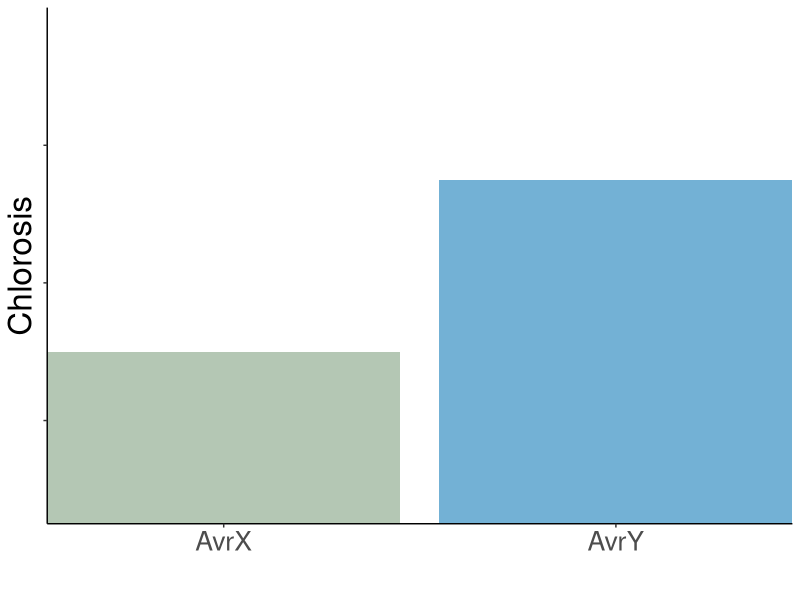
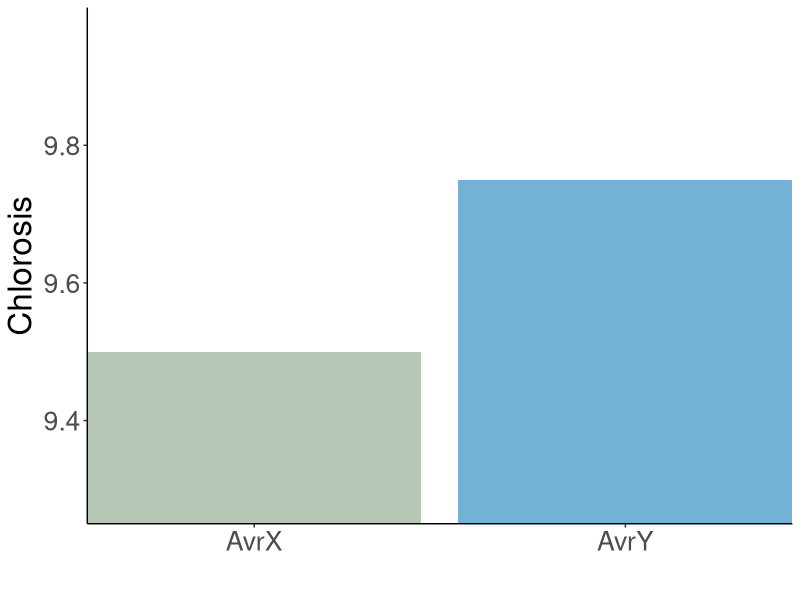
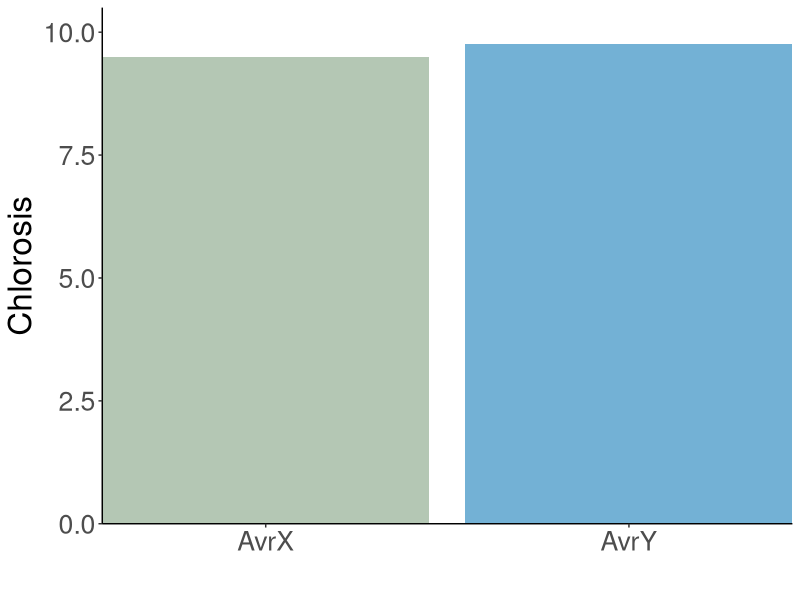
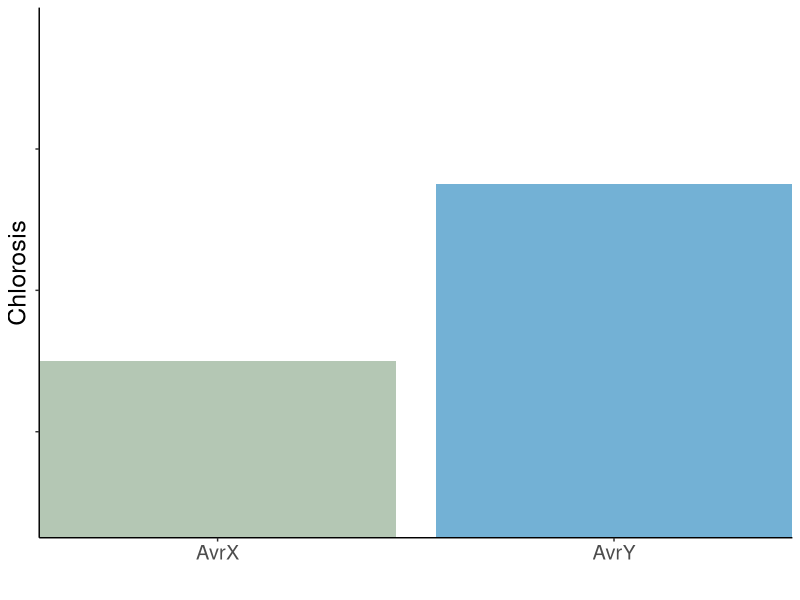
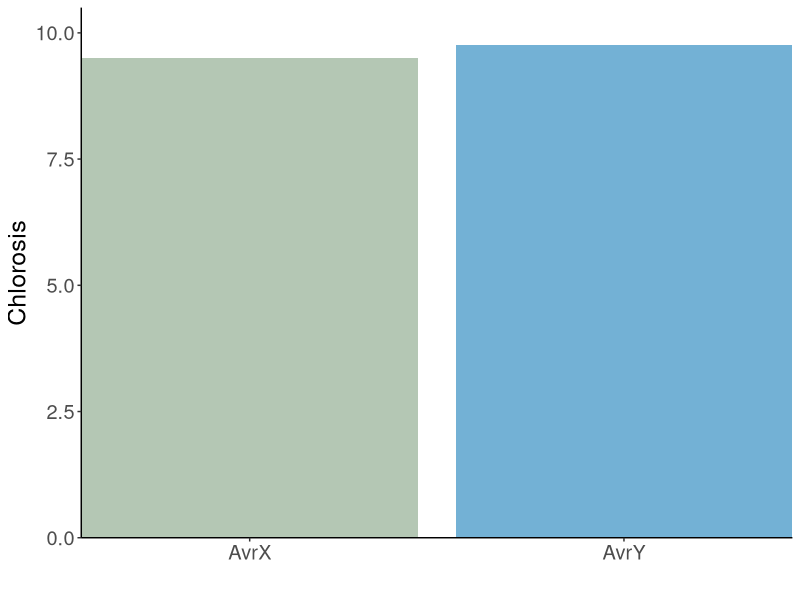
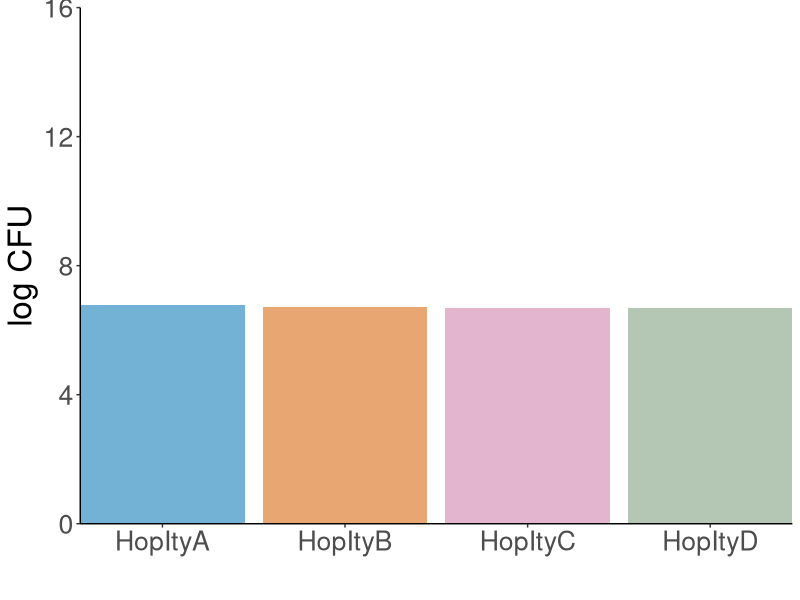
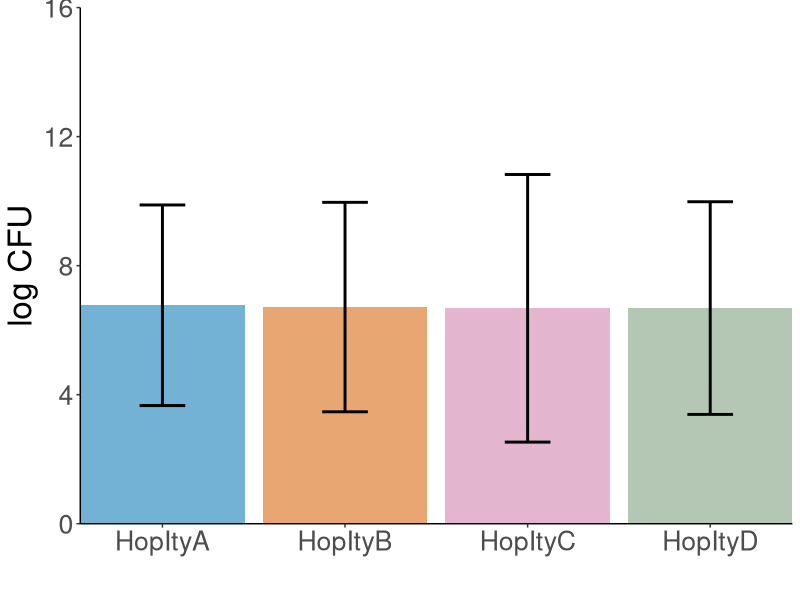
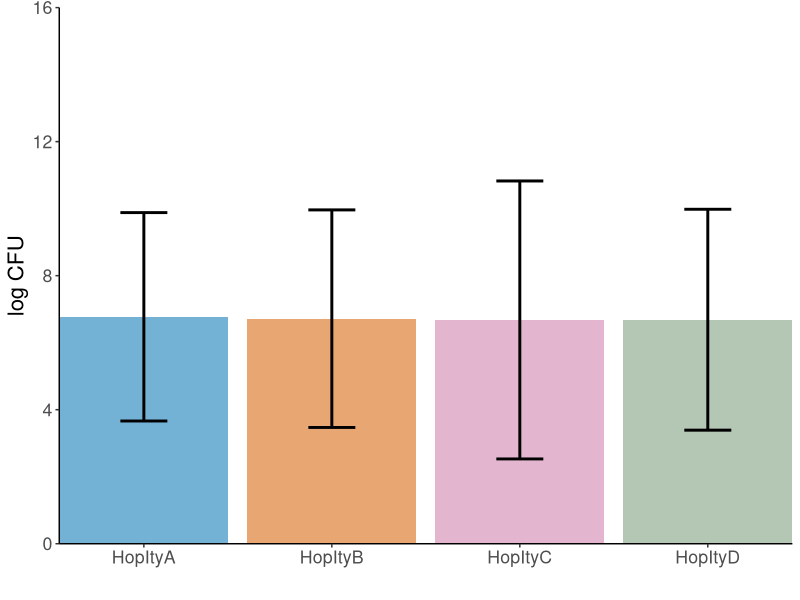

The R source for these figures, in order:
## ---- chunk 1
knitr::opts_chunk$set(echo = TRUE)
library(ggplot2)
library(gridExtra)
library(dplyr)
library(tidyr)
colors <- c("#779977", "#E69F00", "#56B4E9", "#009E73", "#F0E442", "#0072B2", "#D55E00", "#CC79A7", "#CCCCCC")
## ---- chunk 2

mean = c(9.5, 9.75)
sd = c(.25, .25)
key = c("AvrX", "AvrY")

misleading_data_bar = data.frame(mean, sd, key)
misleading_data_bar$sd_min = mean - sd
misleading_data_bar$sd_max = mean + sd
  
data.barplot1 = ggplot(misleading_data_bar, aes(x = key, y = mean)) +
  geom_bar(stat = "identity", aes(fill = key, alpha = .5)) +
  #geom_errorbar(aes(ymin = sd_min, ymax = sd_max), width = 0.25, lwd=1) +
  coord_cartesian(ylim=c(9.25, 10), expand = FALSE) +
  scale_fill_manual(values = c(colors[[1]], colors[[6]])) +
  xlab("") +
  ylab("Chlorosis") +
  theme_classic() +
  theme(axis.line.y = element_line(), legend.position = "none", legend.key = element_blank(),
        text=element_text(size=24), panel.grid.major = element_blank(), panel.grid.minor = element_blank(),
        legend.title = element_blank(), axis.text.y = element_blank())

data.barplot1
## ---- chunk 3

data.barplot2 = ggplot(misleading_data_bar, aes(x = key, y = mean)) +
  geom_bar(stat = "identity", aes(fill = key, alpha = .5)) +
  #geom_errorbar(aes(ymin = sd_min, ymax = sd_max), width = 0.25, lwd=1) +
  coord_cartesian(ylim=c(9.25, 10), expand = FALSE) +
  scale_fill_manual(values = c(colors[[1]], colors[[6]])) +
  xlab("") +
  ylab("Chlorosis") +
  theme_classic() +
  theme(axis.line.y = element_line(), legend.position = "none", legend.key = element_blank(),
        text=element_text(size=24), panel.grid.major = element_blank(), panel.grid.minor = element_blank(),
        legend.title = element_blank())

data.barplot2
## ---- chunk 4

data.barplot3 = ggplot(misleading_data_bar, aes(x = key, y = mean)) +
  geom_bar(stat = "identity", aes(fill = key, alpha = .5)) +
  #geom_errorbar(aes(ymin = sd_min, ymax = sd_max), width = 0.25, lwd=1) +
  coord_cartesian(ylim=c(0, 10.5), expand = FALSE) +
  scale_fill_manual(values = c(colors[[1]], colors[[6]])) +
  xlab("") +
  ylab("Chlorosis") +
  theme_classic() +
  theme(axis.line.y = element_line(), legend.position = "none", legend.key = element_blank(),
        text=element_text(size=24), panel.grid.major = element_blank(), panel.grid.minor = element_blank(),
        legend.title = element_blank())

data.barplot3
## ---- chunk 5
data.barplot1 +
  theme(axis.line.y = element_line(), legend.position = "none", legend.key = element_blank(),
        text=element_text(size=18), panel.grid.major = element_blank(), panel.grid.minor = element_blank(),
        legend.title = element_blank())
data.barplot3 +
  theme(axis.line.y = element_line(), legend.position = "none", legend.key = element_blank(),
        text=element_text(size=18), panel.grid.major = element_blank(), panel.grid.minor = element_blank(),
        legend.title = element_blank())
## ---- chunk 6
#These data are constructed based on data kindly shared by Tracy Weissgerber to reconstruct and play with different datasets which have the same mean. The original figure and the paper, along with follow-up work, can be found in this presentation in upcoming slides.
HopItyA = c(1.1, 4, 7, 9, 12, 11, 4.6, 6.9, 5.5, 6.35, 7.05)
HopItyC = c(4.6, 4.95, 6.2, 6.0, 15.8, 3.3, 5.9, NA, NA, NA, NA)
HopItyD = c(4.2, 4.4, 3.75, 3.85, 10, 10.2, 10.4, NA, NA, NA, NA)
HopItyB = c(9.5, NA, 3.15, 7.5, NA, NA, NA, NA, NA, NA, NA)

data.c = data.frame(HopItyA, HopItyB, HopItyC, HopItyD)

data = na.omit(gather(data.c))

data_bar = data %>%
  group_by(key) %>%
  summarise(mean = mean(value),
            sd = sd(value)) %>%
  ungroup() %>%
  mutate(sd_min = mean - sd) %>%
  mutate(sd_max = mean + sd) %>%
  mutate(n = c(11, 3, 7, 7)) %>%
  mutate(sem = sd/sqrt(n)) %>%
  mutate(sem_min = mean - sem) %>%
  mutate(sem_max = mean + sem)

data.barplot4 = ggplot(data_bar, aes(x = key, y = mean)) +
  geom_bar(stat = "identity", aes(fill = key, alpha = .5)) +
  #geom_errorbar(aes(ymin = sd_min, ymax = sd_max), width = 0.25, lwd=1) +
  coord_cartesian(ylim=c(0,16), expand = FALSE) +
  scale_fill_manual(values = c(colors[[6]], colors[[7]], colors[[8]], colors[[1]])) +
  xlab("") +
  ylab("log CFU") +
  theme_classic() +
  theme(axis.line.y = element_line(), legend.position = "none", legend.key = element_blank(),
        text=element_text(size=24), panel.grid.major = element_blank(), panel.grid.minor = element_blank(),
        legend.title = element_blank())

data.barplot4
## ---- chunk 7
data.barplot5 = ggplot(data_bar, aes(x = key, y = mean)) +
  geom_bar(stat = "identity", aes(fill = key, alpha = .5)) +
  geom_errorbar(aes(ymin = sd_min, ymax = sd_max), width = 0.25, lwd=1) +
  coord_cartesian(ylim=c(0,16), expand = FALSE) +
  scale_fill_manual(values = c(colors[[6]], colors[[7]], colors[[8]], colors[[1]])) +
  xlab("") +
  ylab("log CFU") +
  theme_classic() +
  theme(axis.line.y = element_line(), legend.position = "none", legend.key = element_blank(),
        text=element_text(size=24), panel.grid.major = element_blank(), panel.grid.minor = element_blank(),
        legend.title = element_blank())

data.barplot5
## ---- chunk 8
data.barplot5a = ggplot(data_bar, aes(x = key, y = mean)) +
  geom_bar(stat = "identity", aes(fill = key, alpha = .5)) +
  geom_errorbar(aes(ymin = sem_min, ymax = sem_max), width = 0.25, lwd=1) +
  coord_cartesian(ylim=c(0,16), expand = FALSE) +
  scale_fill_manual(values = c(colors[[6]], colors[[7]], colors[[8]], colors[[1]])) +
  xlab("") +
  ylab("log CFU") +
  theme_classic() +
  theme(axis.line.y = element_line(), legend.position = "none", legend.key = element_blank(),
        text=element_text(size=16), panel.grid.major = element_blank(), panel.grid.minor = element_blank(),
        legend.title = element_blank())

data.barplot5 +
  theme(axis.line.y = element_line(), legend.position = "none", legend.key = element_blank(),
        text=element_text(size=16), panel.grid.major = element_blank(), panel.grid.minor = element_blank(),
        legend.title = element_blank())
data.barplot5a
## ---- chunk 9
data.raw1 = ggplot(data, aes(x=key, y=value, colour=key)) +
  #geom_violin(aes(fill = key)) +
  geom_jitter(width = .2, height = 0, size = 2.5) +
  scale_y_continuous(limits = c(0, 16), expand = c(0,0)) +
  scale_colour_manual(values = c(colors[[6]], colors[[7]], colors[[8]], colors[[1]])) +
  xlab("") +
  ylab("log CFU") +
  theme_classic() +
  theme(axis.line.y = element_line(), legend.position = "none", legend.key = element_blank(),
        text=element_text(size=24), panel.grid.major = element_blank(), panel.grid.minor = element_blank(),
        legend.title = element_blank())

data.raw1
## ---- chunk 10
data.raw2 = ggplot(data, aes(x = key, y = value, colour = key)) +
  #geom_violin(aes(fill = key)) +
  geom_jitter(width = .2, height = 0, size = 2.5) +
  geom_point(data=data_bar, aes(x = key, y = mean), shape = 95, size = 24) +
  scale_y_continuous(limits = c(0, 16), expand = c(0,0)) +
  scale_colour_manual(values = c(colors[[6]], colors[[7]], colors[[8]], colors[[1]])) +
  xlab("") +
  ylab("log CFU") +
  theme_classic() +
  theme(axis.line.y = element_line(), legend.position = "none", legend.key = element_blank(),
        text=element_text(size=24), panel.grid.major = element_blank(), panel.grid.minor = element_blank(),
        legend.title = element_blank())


data.raw2
## ---- chunk 11
data.raw2a = ggplot(data, aes(x = key, y = value, colour = key)) +
  #geom_violin(aes(fill = key)) +
  geom_jitter(width = .2, height = 0, size = 2.5) +
  geom_point(data=data_bar, aes(x = key, y = mean), shape = 95, size = 24) +
  scale_y_continuous(limits = c(0, 16), expand = c(0,0)) +
  scale_colour_manual(values = c(colors[[6]], colors[[7]], colors[[9]], colors[[9]])) +
  xlab("") +
  ylab("log CFU") +
  theme_classic() +
  theme(axis.line.y = element_line(), legend.position = "none", legend.key = element_blank(),
        text=element_text(size=24), panel.grid.major = element_blank(), panel.grid.minor = element_blank(),
        legend.title = element_blank())


data.raw2a
## ---- chunk 12
data.raw2b = ggplot(data, aes(x = key, y = value, colour = key)) +
  #geom_violin(aes(fill = key)) +
  geom_jitter(width = .2, height = 0, size = 2.5) +
  geom_point(data=data_bar, aes(x = key, y = mean), shape = 95, size = 24) +
  scale_y_continuous(limits = c(0, 16), expand = c(0,0)) +
  scale_colour_manual(values = c(colors[[6]], colors[[9]], colors[[8]], colors[[9]])) +
  xlab("") +
  ylab("log CFU") +
  theme_classic() +
  theme(axis.line.y = element_line(), legend.position = "none", legend.key = element_blank(),
        text=element_text(size=24), panel.grid.major = element_blank(), panel.grid.minor = element_blank(),
        legend.title = element_blank())


data.raw2b
## ---- chunk 13
data.raw2c = ggplot(data, aes(x = key, y = value, colour = key)) +
  #geom_violin(aes(fill = key)) +
  geom_jitter(width = .2, height = 0, size = 2.5) +
  geom_point(data=data_bar, aes(x = key, y = mean), shape = 95, size = 24) +
  scale_y_continuous(limits = c(0, 16), expand = c(0,0)) +
  scale_colour_manual(values = c(colors[[6]], colors[[9]], colors[[9]], colors[[1]])) +
  xlab("") +
  ylab("log CFU") +
  theme_classic() +
  theme(axis.line.y = element_line(), legend.position = "none", legend.key = element_blank(),
        text=element_text(size=24), panel.grid.major = element_blank(), panel.grid.minor = element_blank(),
        legend.title = element_blank())


data.raw2c
## ---- chunk 14
anscombe_summary = gather(anscombe)
  
data_bar = anscombe_summary[45:88,] %>%
  group_by(key) %>%
  summarise(mean = mean(value),
            sd = sd(value)) %>%
  ungroup() %>%
  mutate(sd_min = mean - sd) %>%
  mutate(sd_max = mean + sd)
  
  
data.barplot6 = ggplot(data_bar, aes(x = key, y = mean)) +
  geom_bar(stat = "identity", aes(fill = key, alpha = .5)) +
  geom_errorbar(aes(ymin = sd_min, ymax = sd_max), width = 0.25, lwd=1) +
  coord_cartesian(ylim=c(0,16), expand = FALSE) +
  scale_fill_manual(values = c(colors[[2]], colors[[3]], colors[[4]], colors[[5]])) +
  xlab("") +
  ylab("") +
  theme_classic() +
  theme(axis.line.y = element_line(), legend.position = "none", legend.key = element_blank(),
        text=element_text(size=24), panel.grid.major = element_blank(), panel.grid.minor = element_blank(),
        legend.title = element_blank(), axis.text.x = element_blank())

data.barplot6
## ---- chunk 15
data.box1 = ggplot(anscombe_summary[45:88,], aes(x = key, y = value)) +
  geom_boxplot(aes(fill = key, alpha = .5)) +
  scale_y_continuous(limits = c(0, 16), expand = c(0,0)) +
  scale_fill_manual(values = c(colors[[2]], colors[[3]], colors[[4]], colors[[5]])) +
  xlab("") +
  ylab("") +
  theme_classic() +
  theme(axis.line.y = element_line(), legend.position = "none", legend.key = element_blank(),
        text=element_text(size=24), panel.grid.major = element_blank(), panel.grid.minor = element_blank(),
        legend.title = element_blank(), axis.text.x = element_blank())

data.box1
## ---- chunk 16
data.scatter1 = ggplot(anscombe_summary[45:88,], aes(x=key, y=value, colour=key)) +
  geom_jitter(width = .2, height = 0, size = 2.5) +
  geom_point(data=data_bar, aes(x = key, y = mean), shape = 95, size = 24) +
  scale_y_continuous(limits = c(0, 16), expand = c(0,0)) +
  scale_colour_manual(values = c(colors[[2]], colors[[3]], colors[[4]], colors[[5]])) +
  xlab("") +
  ylab("") +
  theme_classic() +
  theme(axis.line.y = element_line(), legend.position = "none", legend.key = element_blank(),
        text=element_text(size=24), panel.grid.major = element_blank(), panel.grid.minor = element_blank(),
        legend.title = element_blank(), axis.text.x = element_blank())


data.scatter1
## ---- chunk 17
data.scatter2 = ggplot(anscombe_summary[45:88,], aes(x=key, y=value, fill=key)) +
  geom_boxplot(aes(fill = key, alpha = .5)) +  
  geom_jitter(width = .2, height = 0, size = 2.5, shape=1) +
  scale_y_continuous(limits = c(0, 16), expand = c(0,0)) +
  scale_colour_manual(values = c(colors[[2]], colors[[3]], colors[[4]], colors[[5]])) +
  xlab("") +
  ylab("") +
  theme_classic() +
  theme(axis.line.y = element_line(), legend.position = "none", legend.key = element_blank(),
        text=element_text(size=24), panel.grid.major = element_blank(), panel.grid.minor = element_blank(),
        legend.title = element_blank(), axis.text.x = element_blank())

data.scatter2
## ---- chunk 18
data.violin1 = ggplot(anscombe_summary[45:88,], aes(x = key, y = value)) +
  geom_violin(aes(fill = key, alpha = .5)) +
  scale_y_continuous(limits = c(0, 16), expand = c(0,0)) +
  scale_fill_manual(values = c(colors[[2]], colors[[3]], colors[[4]], colors[[5]])) +
  xlab("") +
  ylab("") +
  theme_classic() +
  theme(axis.line.y = element_line(), legend.position = "none", legend.key = element_blank(),
        text=element_text(size=24), panel.grid.major = element_blank(), panel.grid.minor = element_blank(),
        legend.title = element_blank(), axis.text.x = element_blank())


data.violin1
## ---- chunk 19

data.violin2 = ggplot(anscombe_summary[45:88,], aes(x = key, y = value)) +
  geom_violin(aes(fill = key, alpha = .5)) +
  geom_dotplot(binaxis="y", stackdir="center", dotsize=.5, binwidth = .5) +
  scale_y_continuous(limits = c(0, 16), expand = c(0,0)) +
  scale_fill_manual(values = c(colors[[2]], colors[[3]], colors[[4]], colors[[5]])) +
  xlab("") +
  ylab("") +
  theme_classic() +
  theme(axis.line.y = element_line(), legend.position = "none", legend.key = element_blank(),
        text=element_text(size=24), panel.grid.major = element_blank(), panel.grid.minor = element_blank(),
        legend.title = element_blank(), axis.text.x = element_blank())


data.violin2
